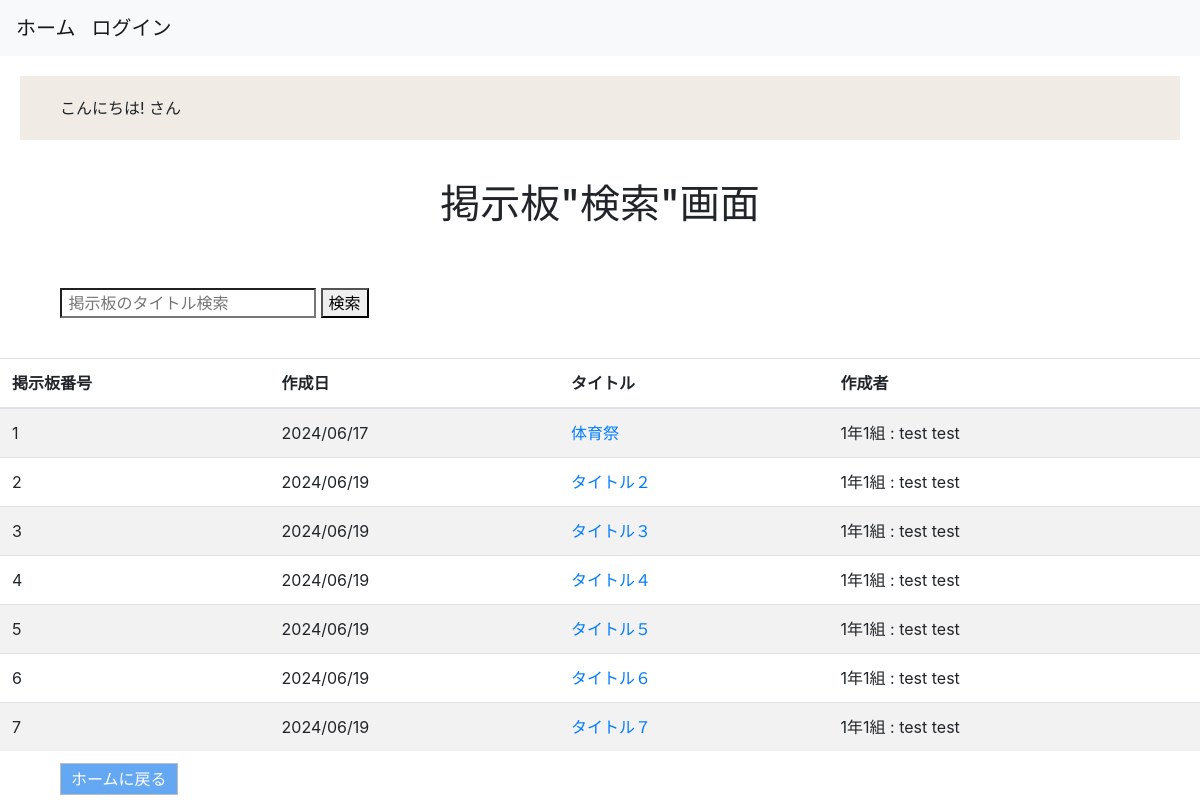
Page /boards/search_themes on the committed database.
### boards/models.py (models this page shows)
class Themes(models.Model):
    title = models.CharField(max_length=255)
    created_at = models.DateField(auto_now_add=True)
    updated_at = models.DateField(auto_now=True)
    user = models.ForeignKey(
        'accounts.Users', on_delete=models.CASCADE
    )
    objects = ThemesManager()
    class Meta:
        db_table = 'themes'

### accounts/models.py (models this page shows)
class Users(AbstractBaseUser, PermissionsMixin):
    school_id = models.IntegerField(unique=True) #学籍番号
    class_id = models.IntegerField(blank=True, null=True) #出席番号、教師は出席番号をもたないため、必須にはしない。
    first_name = models.CharField(max_length=150) #姓
    last_name = models.CharField(max_length=150) #名
    first_name_phonetic = models.CharField(max_length=150) #姓ふりがな
    last_name_phonetic = models.CharField(max_length=150) #名ふりがな
    birthday = models.DateField() #誕生日
    school_grade = models.PositiveIntegerField(blank=True, null=True) #学年
    school_class = models.PositiveIntegerField(blank=True, null=True) #組
    email = models.EmailField(max_length=150, blank=True, null=True) #学生はメアド持ってない場合があることを想定して必須項目にしない。
    club = models.CharField(max_length=150, null=True) #帰宅部想定でnull=True
    is_active = models.BooleanField(default=True) #認証登録は今回は省くためdefault=True
    is_staff = models.BooleanField(default=False)
    created_at = models.DateTimeField(auto_now_add=True) #登録日時
    updated_at = models.DateTimeField(auto_now=True) #更新日時
    GENDER_CHOICES = (
        ('man', 'Man'),
        ('woman', 'Woman'),
    )
    STATUS_CHOICES = (
        ('teacher', 'Teacher'),
        ('student', 'Student'),
        ('parent', 'Parent'),
    )
    gender = models.CharField(max_length=50, choices=GENDER_CHOICES) #性別
    status = models.CharField(max_length=50, choices=STATUS_CHOICES) #立場
    USERNAME_FIELD = 'school_id'
    REQUIRED_FIELDS = ['first_name', 'last_name','status','birthday']
    objects = UserManager()
    class Meta:
        db_table = 'users'
    def __str__(self):
        return f'{self.school_grade}年{self.school_class}組 : {self.first_name} {self.last_name}'

### boards/views.py (the view)
# urls.py: path('search_themes', views.search_themes, name='search_themes'),
def search_themes(request):
    queryset = Themes.objects.fetch_all_themes() #querysetにThemesモデルのデータを全て格納
    query = request.GET.get('query') #query(検索に入力された言葉)を取得
    if query: #もし検索ワードあれば
        queryset = queryset.filter(title__icontains=query) #タイトルを検索ワードでフィルターかけてthemesデータを抽出
    return render(
    request, 'boards/search_themes.html', context={
        'query': query,
        'queryset': queryset,
        }
    )

### boards/models.py (called while the page is built)
    def fetch_all_themes(self):
        return self.order_by('id').all()

### templates/boards/search_themes.html (shortened to what this page needs)
{% extends "base.html" %}
{% block content %}
<h1>掲示板"検索"画面</h1>
<form method="GET">
<div>
<input type="search" value="{{ request.GET.query }}"
         name="query" type="text"
         placeholder=" 掲示板のタイトル検索 ">
<button>検索</button>
</div>
<table class="table table-striped table-hover">
    <thead>
        <tr>
            <th>掲示板番号</th>
            <th>作成日</th>
            <th>タイトル</th>
            <th>作成者</th>
        </tr>
    </thead>
    <tbody>
    {% for theme in queryset %}
        <tr>
            <td>{{ forloop.counter }}</td>
            <td>{{ theme.created_at|date:"Y/m/d" }}</td>
            <td><a href="{% url 'boards:post_comments' theme_id=theme.id %}">{{ theme.title }}</a></td>
            {% if theme.user.id == user.id %}
                <td><a href="{% url 'boards:edit_theme' id=theme.id %}">{{ theme.user }}先生</a></td>
            {% else %}
                <td>{{ theme.user }}</td>
            {% endif %}
        </tr>
    {% endfor %}
    </tbody>
</table>
<a class="return-button" href="{% url 'accounts:home' %}">ホームに戻る</a>
{% endblock %}

### static/css/style.css (style rules this page uses)
div, p, h1, h3 { margin:20px 20px; padding:20px 40px; }
h1, .message { text-align: center; }
.return-button { padding: 5px 10px; margin: 20px 60px; border: 1px solid rgb(190, 190, 190); background: rgb(100, 167, 243); color: white; }

### rows in the picture
Themes: created_at "2024/06/17", title "体育祭", user "1年1組 : test test"
Themes: created_at "2024/06/19", title "タイトル２", user "1年1組 : test test"
Themes: created_at "2024/06/19", title "タイトル３", user "1年1組 : test test"
Themes: created_at "2024/06/19", title "タイトル４", user "1年1組 : test test"
Themes: created_at "2024/06/19", title "タイトル５", user "1年1組 : test test"
Themes: created_at "2024/06/19", title "タイトル６", user "1年1組 : test test"
Themes: created_at "2024/06/19", title "タイトル７", user "1年1組 : test test"
